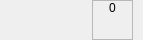
<?xml version="1.0" encoding="UTF-8"?>
<ui version="4.0">
 <class>SensorNumberDisplayFrame</class>
 <widget class="QFrame" name="SensorNumberDisplayFrame">
  <property name="geometry">
   <rect>
    <x>0</x>
    <y>0</y>
    <width>143</width>
    <height>40</height>
   </rect>
  </property>
  <property name="minimumSize">
   <size>
    <width>0</width>
    <height>40</height>
   </size>
  </property>
  <property name="maximumSize">
   <size>
    <width>16777215</width>
    <height>40</height>
   </size>
  </property>
  <property name="windowTitle">
   <string>Frame</string>
  </property>
  <property name="frameShape">
   <enum>QFrame::Box</enum>
  </property>
  <property name="frameShadow">
   <enum>QFrame::Plain</enum>
  </property>
  <property name="lineWidth">
   <number>0</number>
  </property>
  <layout class="QHBoxLayout" name="horizontalLayout">
   <property name="spacing">
    <number>0</number>
   </property>
   <property name="leftMargin">
    <number>10</number>
   </property>
   <property name="topMargin">
    <number>0</number>
   </property>
   <property name="rightMargin">
    <number>10</number>
   </property>
   <property name="bottomMargin">
    <number>0</number>
   </property>
   <item>
    <widget class="QLabel" name="labelSensorNumberIcon">
     <property name="minimumSize">
      <size>
       <width>40</width>
       <height>40</height>
      </size>
     </property>
     <property name="maximumSize">
      <size>
       <width>40</width>
       <height>40</height>
      </size>
     </property>
     <property name="text">
      <string/>
     </property>
    </widget>
   </item>
   <item>
    <widget class="QLabel" name="labelSensorNumberText">
     <property name="sizePolicy">
      <sizepolicy hsizetype="Preferred" vsizetype="Preferred">
       <horstretch>0</horstretch>
       <verstretch>0</verstretch>
      </sizepolicy>
     </property>
     <property name="text">
      <string/>
     </property>
    </widget>
   </item>
   <item>
    <widget class="QFrame" name="frame_4">
     <property name="frameShape">
      <enum>QFrame::StyledPanel</enum>
     </property>
     <property name="frameShadow">
      <enum>QFrame::Raised</enum>
     </property>
     <layout class="QVBoxLayout" name="verticalLayout_18">
      <property name="spacing">
       <number>0</number>
      </property>
      <property name="leftMargin">
       <number>0</number>
      </property>
      <property name="topMargin">
       <number>0</number>
      </property>
      <property name="rightMargin">
       <number>0</number>
      </property>
      <property name="bottomMargin">
       <number>0</number>
      </property>
      <item>
       <widget class="QLabel" name="labelSensorNumberNumber">
        <property name="minimumSize">
         <size>
          <width>20</width>
          <height>5</height>
         </size>
        </property>
        <property name="maximumSize">
         <size>
          <width>16777215</width>
          <height>20</height>
         </size>
        </property>
        <property name="text">
         <string>0</string>
        </property>
        <property name="alignment">
         <set>Qt::AlignCenter</set>
        </property>
       </widget>
      </item>
      <item>
       <spacer name="verticalSpacer_3">
        <property name="orientation">
         <enum>Qt::Vertical</enum>
        </property>
        <property name="sizeHint" stdset="0">
         <size>
          <width>0</width>
          <height>13</height>
         </size>
        </property>
       </spacer>
      </item>
     </layout>
    </widget>
   </item>
  </layout>
 </widget>
 <resources/>
 <connections/>
</ui>
